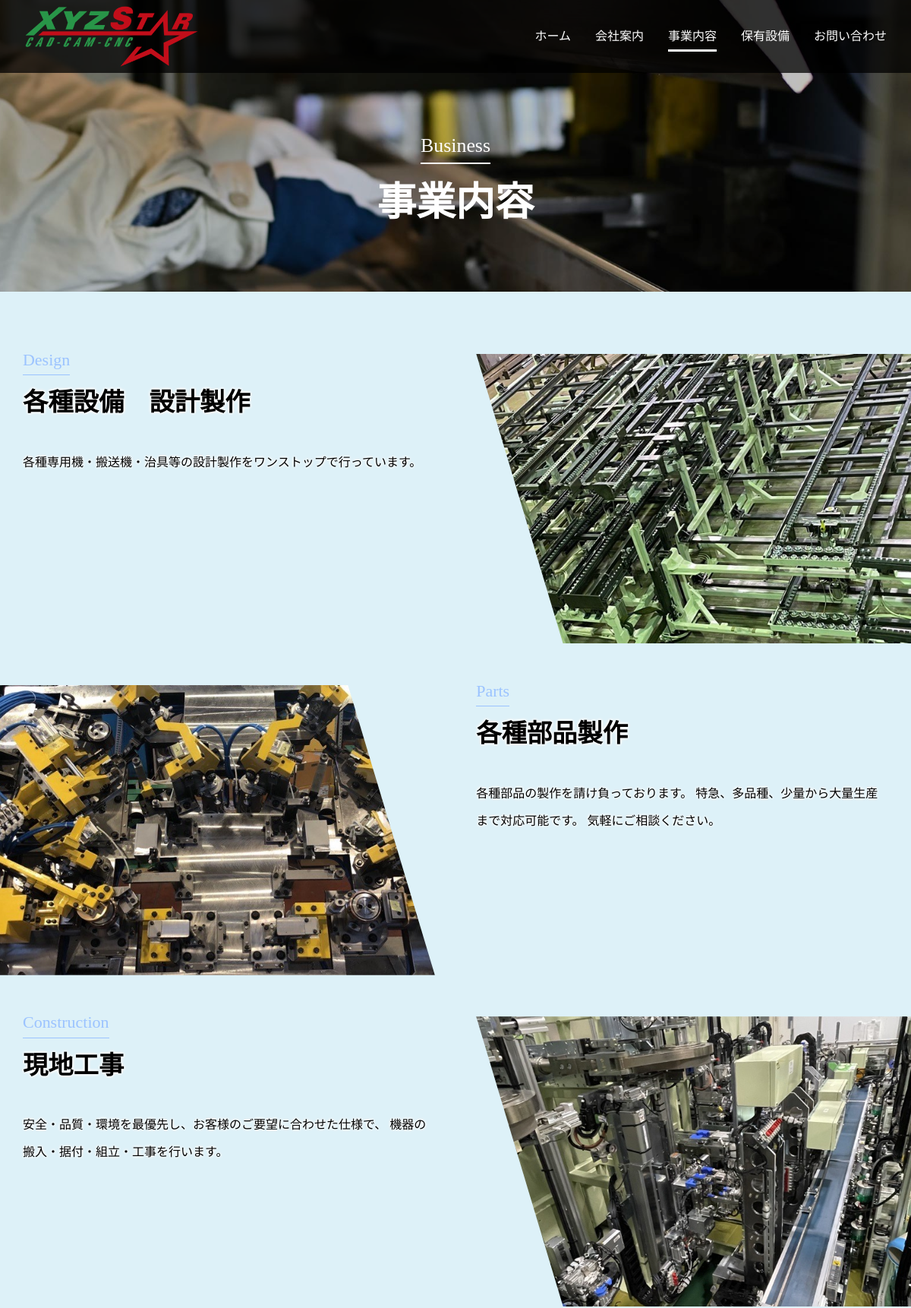
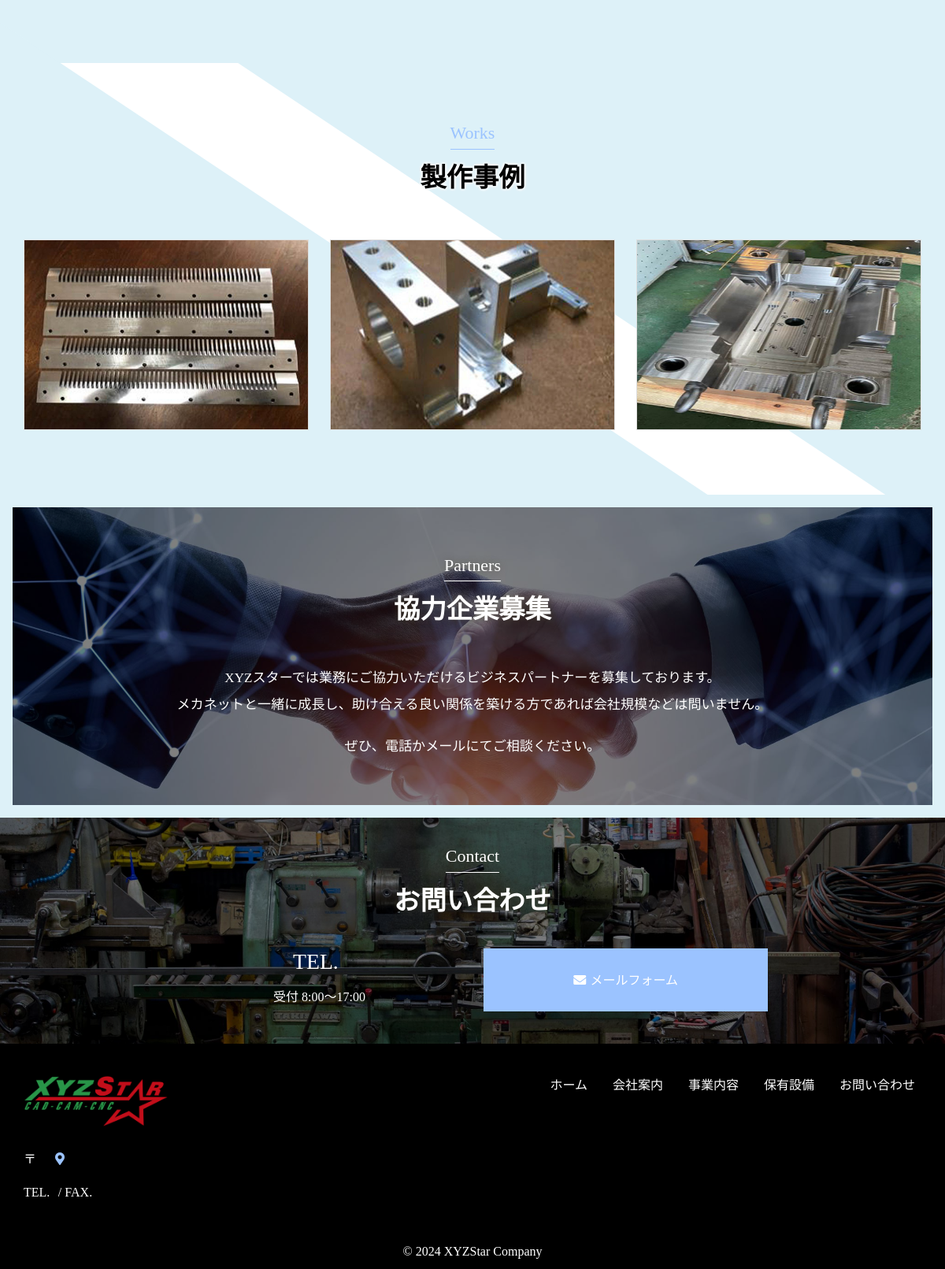
The app's page /business/ with its own data (2 pictures, top to bottom).
### Home/models.py (models this page shows)
class Business(models.Model):
    category = models.CharField(max_length=100)
    business = models.CharField(max_length=100)
    describe = models.TextField()
    image = models.ImageField(upload_to='images')
    objects = models.Manager()
    class Meta:
        db_table = 'Business'

### Home/views.py (the view)
# urls.py: path('business/', views.BusinessView.as_view(), name='business'),
class BusinessView(View):
    def get(self, request):
        cpn_info = CompanyInfo.objects.all()
        if len(cpn_info) > 0:
            cmn_info = cpn_info[0]
        business_lst = Business.objects.all()
        bsns = []
        for bsn in business_lst:
            print(bsn.image)
        for bsn in business_lst:
            bsns.append([bsn.id % 2 == 0, bsn])
        context = {'cpn_info': cpn_info,
                   'bsns': bsns}
        return render(request, 'business.html', context)

### templates/business.html (shortened to what this page needs)
{% extends 'base.html' %}
{% load static %}
{% block nav %}
<li class="nav-item"><a class="nav-link" href="{% url 'home' %}">ホーム</a></li>
<li class="nav-item"><a class="nav-link" href="{% url 'company' %}">会社案内</a></li>
<li class="nav-item"><a class="nav-link active" href="{% url 'business' %}">事業内容</a></li>
<li class="nav-item"><a class="nav-link" href="{% url 'equips' %}">保有設備</a></li>
<li class="nav-item"><a class="nav-link" href="{% url 'contact' %}">お問い合わせ</a></li>
{% endblock %}
{% block content %}
<div class="c-pagetitle p-pagetitle">
    <div class="c-pagetitle__image p-pagetitle__image">
        <img src="{% static 'images/business-pagetitle.jpg' %}" width="2000" height="500" alt="">
    </div>
    <h2 class="c-title" data-label="Business">事業内容</h2>
</div>
<div class="l-outer p-outer">
    <div class="l-outer__liquid">
        <div class="l-outer__main">
            <div class="l-section l-section__clearance p-business__main">
                <div class="container-lg">
                    {% for bsn in bsns %}
                    {% with business=bsn.1 %}
                    {% if bsn.0 %}
                    <div class="u-space__devider--lg">
                        <div class="row f-column__gap--lg">
                            <div class="col-12 col-sm-12 col-md-12 col-lg-6 col-xl-6 col-xxl-6 order-1 order-lg-1 order-print-1">
                                <h3 class="c-heading p-heading__index1--light c-heading__margin" data-aos="fade-right"
                                    data-heading="{{business.category}}"><span class="p-text__shadow--white">{{business.business}}</span></h3>
                                <div class="u-space__devider--sm">
                                    <p class="p-text__shadow--white" data-aos="fade-left">
                                        {{business.describe}}
                                    </p>
                                </div>
                            </div>
                            <div class="col-12 col-sm-12 col-md-12 col-lg-6 col-xl-6 col-xxl-6 order-2 order-lg-2 order-print-2">
                                <div class="p-image__extend--right p-image__trapezium--right" data-aos="fade-up">
                                    <div class="u-bg__cover u-image__ratio--xs-3x2 u-image__ratio--sm-3x2 u-image__ratio--md-3x2 u-image__ratio--lg-1x1 u-image__ratio--xl-3x2 u-image__ratio--xxl-3x2">
                                        <img src="{{MEDIA_URL}}/media/{{business.image}}" class="img-fluid mx-auto" alt=""
                                             width="1200" height="800">
                                    </div>
                                </div>
                            </div>
                        </div>
                    </div>
                    {% else %}
                    <div class="u-space__devider--lg">
                        <div class="row f-column__gap--lg">
                            <div class="col-12 col-sm-12 col-md-12 col-lg-5 col-xl-6 col-xxl-6 order-1 order-lg-2 order-print-2">
                                <h3 class="c-heading p-heading__page1--light c-heading__margin" data-aos="fade-right"
                                    data-heading="{{business.category}}"><span class="p-text__shadow--white">{{business.business}}</span>
                                </h3>
                                <div class="u-space__devider--sm">
                                    <p class="p-text__shadow--white" data-aos="fade-left">
                                        {{business.describe}}
                                    </p>
                                </div>
                            </div>
                            <div class="col-12 col-sm-12 col-md-12 col-lg-6 col-xl-6 col-xxl-6 order-2 order-lg-1 order-print-1">
                                <div class="p-image__extend--left p-image__trapezium--left" data-aos="fade-up">
                                    <div class="u-bg__cover u-image__ratio--xs-3x2 u-image__ratio--sm-3x2 u-image__ratio--md-3x2 u-image__ratio--lg-1x1 u-image__ratio--xl-3x2 u-image__ratio--xxl-3x2">
                                        <img src="{{MEDIA_URL}}/media/{{business.image}}" class="img-fluid mx-auto"
                                             alt="" width="1200" height="800">
                                    </div>
                                </div>
                            </div>
                        </div>
                    </div>
                    {% endif %}
                    {% endwith %}
                    {% endfor %}
                </div>
            </div>
            <div class="l-section l-section__clearance p-business__works">
                <div class="container-lg">
                    <h3 class="c-heading p-heading__page1--light text-center c-heading__margin--first"
                        data-aos="fade-right" data-heading="Works"><span class="p-text__shadow--white">製作事例</span>
                    </h3>
                    <div class="row f-column__gap--sm">
                        <div class="col-12 col-sm-6 col-md-6 col-lg-4 col-xl-4 col-xxl-4">
                            <div class="c-box--sm c-box__line--all u-bgc__white" data-aos="fade-up">
                                <div class="c-box__image">
                                    <img src="{% static 'images/business-works__picture01.jpg' %}" class="img-fluid mx-auto" alt=""
                                         width="1200" height="800">
                                </div>
                            </div>
                        </div>
                        <div class="col-12 col-sm-6 col-md-6 col-lg-4 col-xl-4 col-xxl-4">
                            <div class="c-box--sm c-box__line--all u-bgc__white" data-aos="fade-up">
                                <div class="c-box__image">
                                    <img src="{% static 'images/business-works__picture03.jpg' %}" class="img-fluid mx-auto" alt=""
                                         width="1200" height="800">
                                </div>
                            </div>
                        </div>
                        <div class="col-12 col-sm-6 col-md-6 col-lg-4 col-xl-4 col-xxl-4">
                            <div class="c-box--sm c-box__line--all u-bgc__white" data-aos="fade-up">
                                <div class="c-box__image">
                                    <img src="{% static 'images/business-works__picture04.jpg' %}" class="img-fluid mx-auto" alt=""
                                         width="1200" height="800">
                                </div>
                            </div>
                        </div>
                    </div>
                </div>
            </div>
            <div class="l-section l-section__clearance p-business__partners">
                <div class="container-lg">
                    <h3 class="c-heading p-heading__page1--dark text-center c-heading__margin--first"
                        data-aos="fade-right" data-heading="Partners"><span>協力企業募集</span></h3>
                    <div class="u-space__devider--sm">
                        <p class="text-sm-center c-lead" data-aos="fade-left">XYZスターでは業務にご協力いただけるビジネスパートナーを募集しております。<br>メカネットと一緒に成長し、助け合える良い関係を築ける方であれば会社規模などは問いません。
                        </p>
                    </div>
                    <div class="u-space__devider--sm" data-aos="fade-left">
                        <p class="text-sm-center c-lead">ぜひ、電話かメールにてご相談ください。</p>
                    </div>
                </div>
            </div>
        </div>
    </div>
</div>
{% endblock %}

### templates/base.html (shortened to what this page needs)
<!DOCTYPE html>
<html lang="ja">
{% load static %}
<head>
<link rel="stylesheet" href="{% static 'css/bootstrap.min.css' %}">
<link rel="stylesheet" href="{% static 'css/base.css' %}">
<link rel="stylesheet" href="{% static 'css/utility.css' %}">
<link rel="stylesheet" href="{% static 'css/splide.min.css' %}">
<link rel="stylesheet" href="{% static 'css/all.min.css' %}">
<link rel="stylesheet" href="{% static 'css/aos.css' %}">
<link rel="stylesheet" href="{% static 'css/bs4-print.css' %}">
<link rel="stylesheet" href="{% static 'ez_css/system.css' %}">
</head>
<body id="heading">
<header class="l-header p-header">
	<h1 class="l-header__logo p-header__logo">
		<a href="{% url 'home' %}">
			<img src="{% static 'images/common/logo.png' %}" width="276" height="64" alt="">
		</a>
	</h1>
	<div class="l-header__nav p-header__nav">
		<div class="l-header__nav--navbar p-header__nav--navbar">
			<nav class="navbar navbar-expand-lg">
				<div class="collapse navbar-collapse" id="navbar">
					<div class="container-fluid">
						<ul class="navbar-nav">
							{% block nav %}{% endblock %}
						</ul>
					</div>
				</div>
			</nav>
		</div>
	</div>
</header>
<main class="l-wrapper">
	{% block content %}{% endblock %}
</main>
<footer class="l-footer p-footer u-print__pagebreak--before">
	<div class="l-footer__contact p-footer__contact">
		<div class="container-lg">
			<h3 class="c-heading p-heading__index1--dark text-center c-heading__margin" data-heading="Contact"><span>お問い合わせ</span></h3>
			<div class="u-space__devider--lg">
				<div class="row f-column__gap--sm justify-content-center">
					<div class="col-12 col-sm-6 col-md-6 col-lg-5 col-xl-4 col-xxl-4">
						<div class="c-phone--lg c-label__phone text-center"></div>
						<p class="p-footer__contact--recept">受付 8:00～17:00</p>
					</div>
					<div class="col-12 col-sm-6 col-md-6 col-lg-5 col-xl-4 col-xxl-4 d-flex">
						<a href="{% url 'contact' %}" class="c-button__link c-button__height--flat c-button__texture--multiply c-button__motion--right"><span class="u-icon__mail">メールフォーム</span></a>
					</div>
				</div>
			</div>
		</div>
	</div>
	<div class="l-footer__information p-footer__information">
		<div class="container-lg">
			<div class="row f-column__gap--sm">
				<div class="col-12 col-sm-12 col-md-12 col-lg-12 col-xl-5 col-xxl-5">
					<h3 class="l-footer__logo p-footer__logo"><img src="{% static 'images/common/logo.png' %}" alt="メカネット株式会社" width="646" height="82"></h3>
					<address class="l-footer__location p-footer__location">
						<div class="l-footer__location--pzip p-footer__location--pzip">{{cpn_info.zip_code}}</div>
						<div class="l-footer__location--gmaps p-footer__location--googlemaps"><a href="https://maps.app.goo.gl/eTwWzGMMrGBZjDAG8" target="_blank"><i class="fa fa-map-marker-alt"></i></a></div>
					</address>
					<address class="l-footer__location p-footer__location">
						<div class="l-footer__location--phone p-footer__location--phone"></div>
						<div class="l-footer__location--facsimile p-footer__location--facsimile">{{cpn_info.fax}}</div>
					</address>
				</div>
				<div class="col-12 col-sm-12 col-md-12 col-lg-12 col-xl-7 col-xxl-7">
					<div class="l-footer__sitemap p-footer__sitemap">
						<nav aria-label="footer-sitemap">
							<ul class="l-footer__sitemap--menu l-footer__sitemap--horizontal">
								<li class="l-footer__sitemap--item"><a class="l-footer__sitemap--link" href="{% url 'home' %}">ホーム</a></li>
								<li class="l-footer__sitemap--item"><a class="l-footer__sitemap--link" href="{% url 'company' %}">会社案内</a></li>
								<li class="l-footer__sitemap--item"><a class="l-footer__sitemap--link" href="{% url 'business' %}">事業内容</a></li>
								<li class="l-footer__sitemap--item"><a class="l-footer__sitemap--link" href="{% url 'equips' %}">保有設備</a></li>
								<li class="l-footer__sitemap--item"><a class="l-footer__sitemap--link" href="{% url 'contact' %}">お問い合わせ</a></li>
							</ul>
						</nav>
					</div>
				</div>
			</div>
		</div>
	</div>
	<div class="l-footer__copyright p-footer__copyright--lg">© 2024 XYZStar Company</div>
</footer>
</body>
</html>

### records on screen
Business: business "各種設備 設計製作", describe "各種専用機・搬送機・治具等の設計製作をワンストップで行っています。", image (picture)
Business: business "各種部品製作", describe "各種部品の製作を請け負っております。 特急、多品種、少量から大量生産まで対応可能です。 気軽にご相談ください。", image (picture)
Business: business "現地工事", describe "安全・品質・環境を最優先し、お客様のご要望に合わせた仕様で、 機器の搬入・据付・組立・工事を行います。", image (picture)
